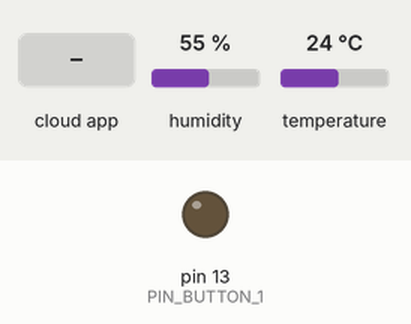
This sketch was run on a simulated Arduino Uno, built with avr-gcc and run on an emulated ATmega328P. Shown: output pins drawn as LEDs (lit = HIGH). The inputs (shaded band) are chosen by the test bench; at power-on: humidity 55 %, temperature 24 °C. The RemoteXY app is connected.

Above: at 2.8 s.
2.9 s: the phone or cloud app sets button_1 to 1
At 5.2 s:
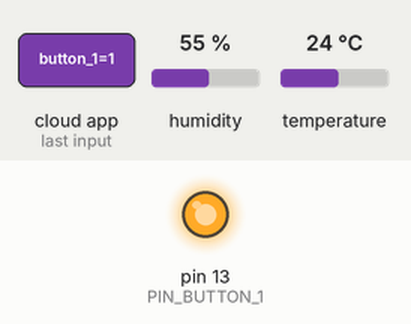
5.5 s: the phone or cloud app sets button_1 to 0
At 7.0 s:
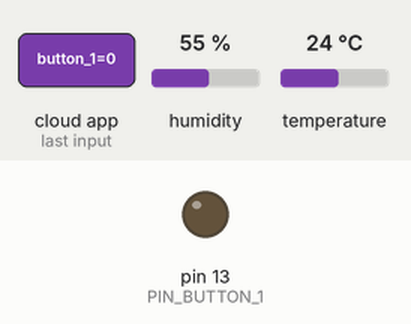
Timing chart, 0 to 8.5 s (numbered marks = the images above; inputs shaded):
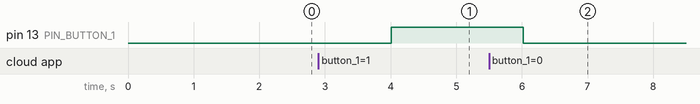

Measured:
- after the input at 2.9 s, pin 13 (PIN_BUTTON_1): LOW → HIGH after 1.1 s
- after the input at 5.5 s, pin 13 (PIN_BUTTON_1): HIGH → LOW after 0.52 s

The sketch:

dht_esp8266.ino
```cpp
// (licence header left out)
//////////////////////////////////////////////
//        RemoteXY include library          //
//////////////////////////////////////////////

// RemoteXY select connection mode and include library
#define REMOTEXY_MODE__ESP8266_HARDSERIAL_POINT

#include <RemoteXY.h>

// RemoteXY connection settings
#define REMOTEXY_SERIAL Serial
#define REMOTEXY_SERIAL_SPEED 115200
#define REMOTEXY_WIFI_SSID "RemoteXY"
#define REMOTEXY_WIFI_PASSWORD "12345678"
#define REMOTEXY_SERVER_PORT 6377


// RemoteXY configurate
#pragma pack(push, 1)
uint8_t RemoteXY_CONF[] =
  { 255,1,0,22,0,65,0,10,13,0,
  1,0,12,23,12,12,2,31,88,0,
  67,4,32,21,20,5,2,26,11,67,
  4,31,32,20,5,2,26,11,129,0,
  57,21,32,6,31,37,32,104,117,109,
  105,100,105,116,121,0,129,0,59,32,
  18,6,31,67,101,108,115,105,117,115,
  32,0 };

// this structure defines all the variables and events of your control interface
struct {

    // input variables
  uint8_t button_1; // =1 if button pressed, else =0

    // output variables
  char humidity[11];  // string UTF8 end zero
  char temperature[11];  // string UTF8 end zero

    // other variable
  uint8_t connect_flag;  // =1 if wire connected, else =0

} RemoteXY;
#pragma pack(pop)

/////////////////////////////////////////////
//           END RemoteXY include          //
/////////////////////////////////////////////

#define PIN_BUTTON_1 13

#include <dht.h>
dht DHT;
//Constants
#define DHT22_PIN 8     // DHT 22  (AM2302) - what pin we're connected to

//Variables
float hum;  //Stores humidity value
float temp; //Stores temperature value

void setup()
{
  RemoteXY_Init ();

  pinMode (PIN_BUTTON_1, OUTPUT);

  // TODO you setup code

}

void loop()
{
  RemoteXY_Handler ();

  digitalWrite(PIN_BUTTON_1, (RemoteXY.button_1==0)?LOW:HIGH);
  int chk = DHT.read22(DHT22_PIN);
  //Read data and store it to variables hum and temp
  hum = DHT.humidity;
  temp= DHT.temperature;
  dtostrf(temp, 0, 1, RemoteXY.temperature);
  dtostrf(hum, 0, 1, RemoteXY.humidity);
  delay(2000); //Delay 2 sec.

  // TODO you loop code
  // use the RemoteXY structure for data transfer
  // do not call delay()

}
```
